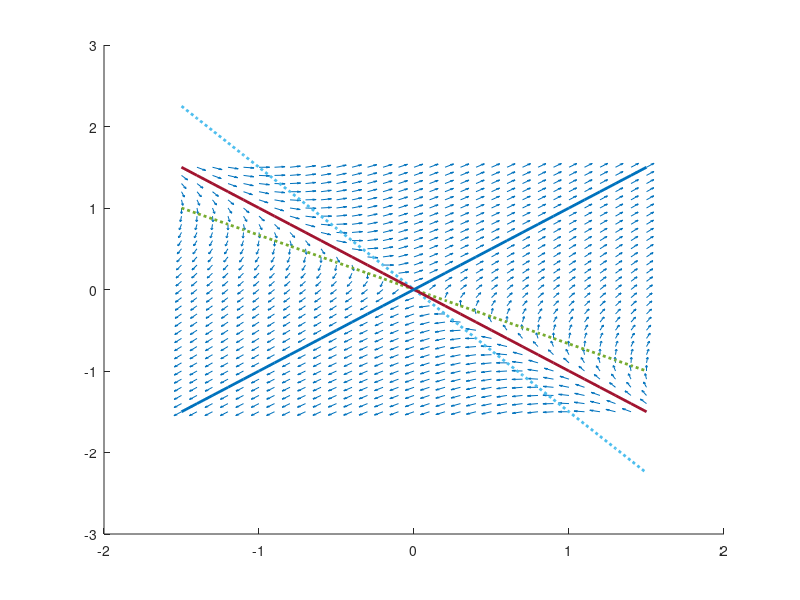

Source code (MATLAB): (Note: this script raises an error after producing the figure.)
#A = [3 2; 2 3]; #noeud instable 
A = [2 3; 3 2]; #selle 

[x1,x2] = meshgrid(-1.5:0.1:1.5);

x1_values = A(1,1)*x1+A(1,2)*x2;
x2_values = A(2,1)*x1+A(2,2)*x2;

# Normalisation des valeurs pour la représentation graphique
norms=sqrt(x1_values.^2+x2_values.^2);
x1_normalized = x1_values ./ norms;
x2_normalized = x2_values ./norms;

# Isoclines
line_range = -1.5:.1:1.5;
isocline_1 = -(A(1,1)/A(1,2)) * line_range;
isocline_2 = -(A(2,1)/A(2,2)) * line_range;

# Droites invariantes (vecteurs propres) 
[V,L] = eig(A);
eigenvector_1 = (V(2,1)/V(1,1)) * line_range;
eigenvector_2 = (V(2,2)/V(1,2)) * line_range;

# Figure 1: portrait de phase, isoclines et vecteurs propres
figure(1);
hold on;
vector_scale = .5;

quiver(x1,x2,x1_normalized,x2_normalized, vector_scale);

plot(line_range,isocline_1,"linewidth", 2, "linestyle", ":");
plot(line_range,isocline_2,"linewidth", 2, "linestyle", ":");

plot(line_range,eigenvector_1,"linewidth",2);
plot(line_range,eigenvector_2,"linewidth",2);
quiver([0;0],[0;0],V(1,:),V(2,:),"linewidth",5,"color","k");

legend("portrait de phase","isocline 1","isocline 2", "v_1","v_2","location","south");
hold off;

# Figure 2: trajectoires e(t), w(t) avec 5 conditions initiales
figure(2);
hold on;
x1dot = @(t, x) A(1,1)*x(1)+A(1,2)*x(2);
x2dot = @(t, x) A(2,1)*x(1)+A(2,2)*x(2);
xdot = @(t,x) [x1dot(t, x);x2dot(t, x)];
[t1,x1] = ode23(xdot, [0, 10], [2, 0]);
[t2,x2] = ode23(xdot, [0, 10], [0, 3]);
[t3,x3] = ode23(xdot, [0, 10], [-2, 3]);
[t4,x4] = ode23(xdot, [0, 10], [2, -3]);
[t5,x5] = ode23(xdot, [0, 10], [2, 2]);

plot(t1,x1);
plot(t2,x2);
plot(t3,x3);
plot(t4,x4);
plot(t5,x5);

hold off;
